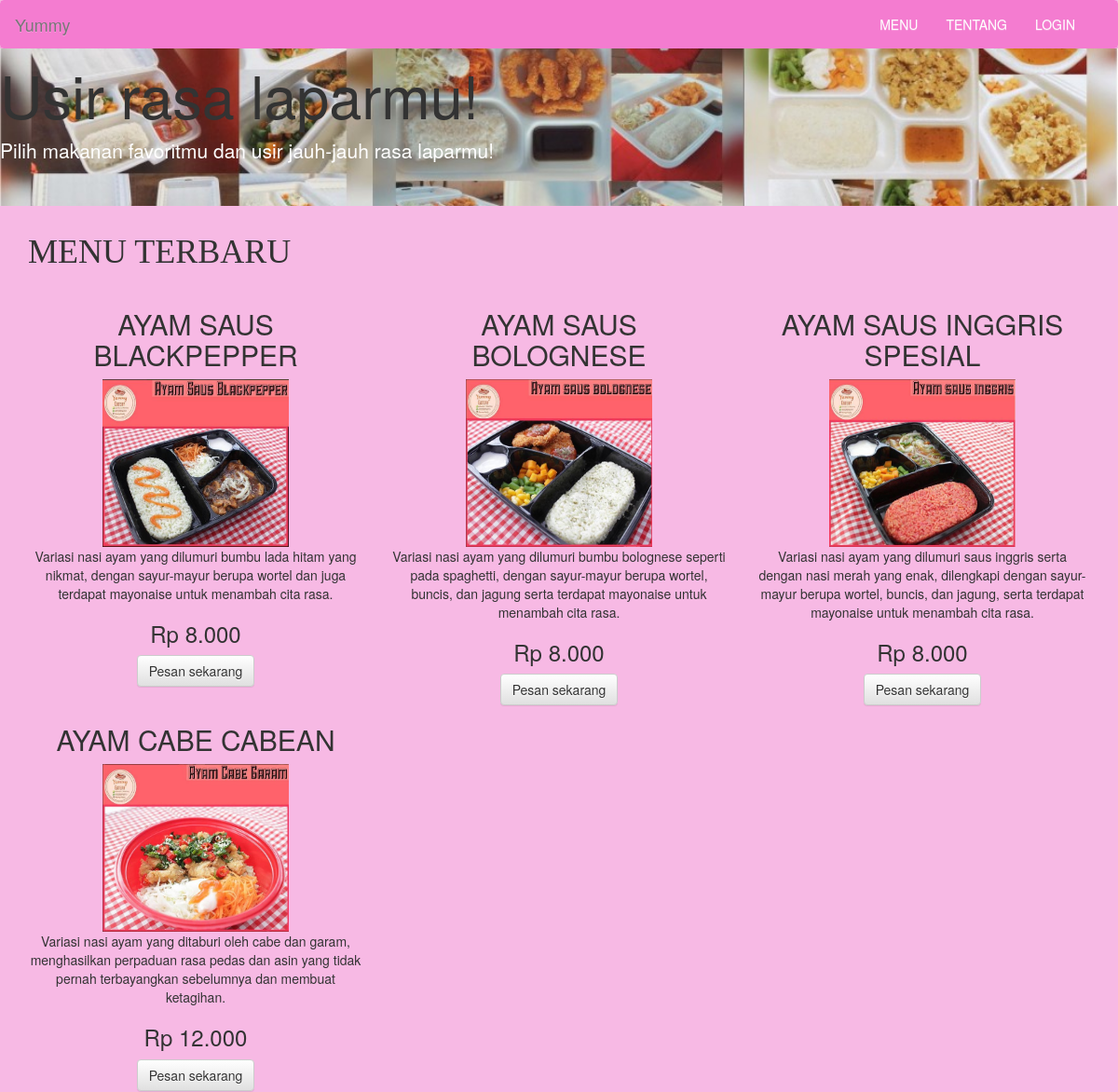
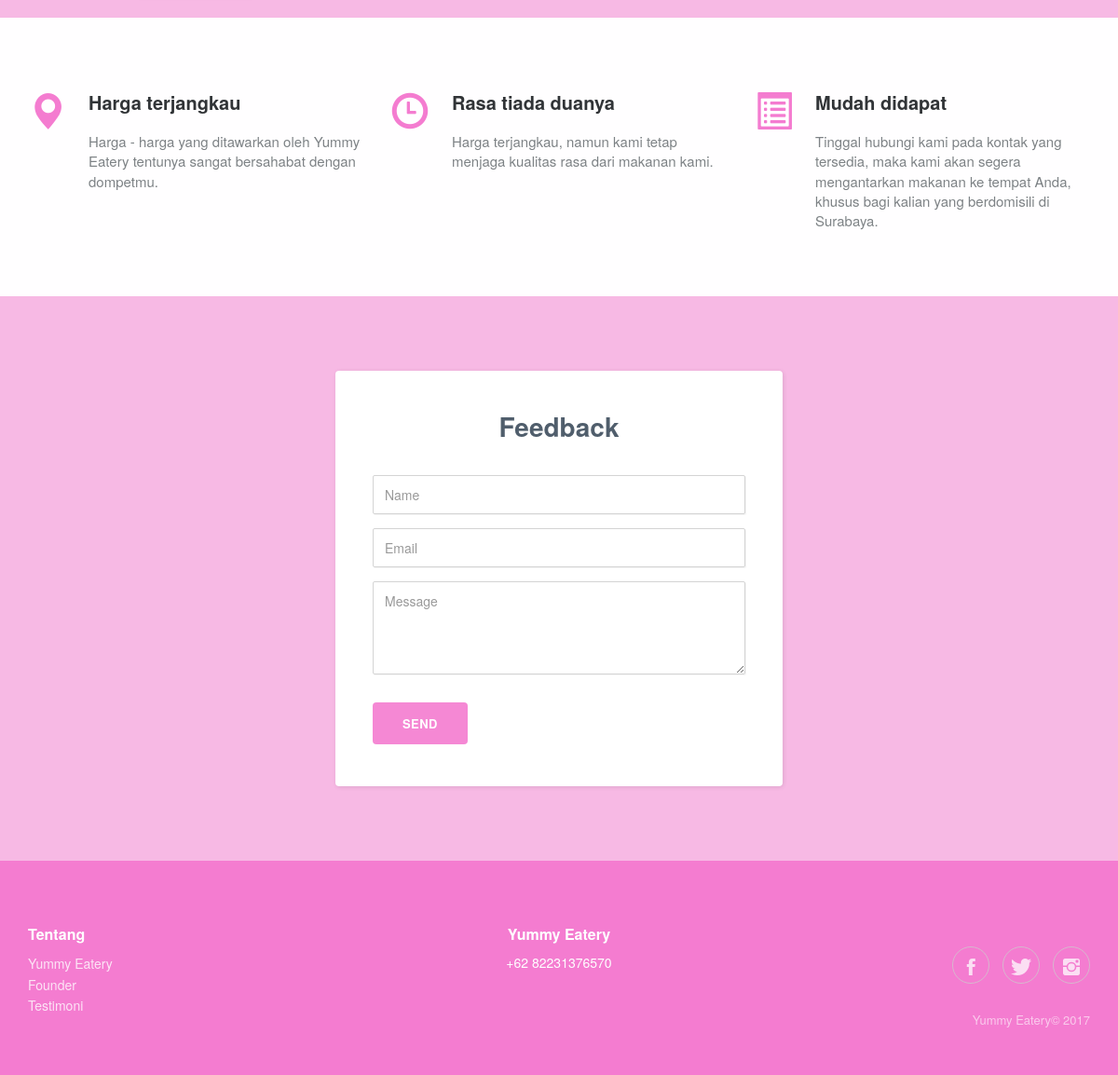
The page / on the database its author committed (2 pictures, top to bottom).
### tables this page shows
CREATE TABLE `menu` (
  `id_menu` varchar(255) NOT NULL,
  `nama_menu` varchar(255) NOT NULL,
  `gambar` varchar(255) NOT NULL,
  `deskripsi` varchar(255) NOT NULL,
  `harga` int(11) NOT NULL,
  `timestamp` varchar(50) NOT NULL
);

### application/controllers/MyController.php (called while the page is built, shortened)
<?php
class MyController extends CI_Controller {
	public function __construct() {
		$this->load->model('My_Model');
		$this->load->helper(array('form', 'url'));
        $this->load->library('email');
	}
	function index() {
		$data = $this-> My_Model -> GetYummyEatery();
		$this ->load->view('yummy', array('data' => $data));
	}
}
?>

### index.php (called while the page is built, shortened)
<?php
require_once BASEPATH.'core/CodeIgniter.php';

### application/models/My_Model.php (called while the page is built, shortened)
<?php
class My_model extends CI_Model {
	public function GetYummyEatery($where=""){
		$data = $this->db->query('SELECT * FROM menu '.$where);
		return $data->result_array();
	}
}

### application/views/yummy.php (the view, shortened to what this page needs)
<!DOCTYPE html>
<html>
<head>
    <link rel="stylesheet" type="text/css" href="<?php echo base_url();?>assets/bootstrap/css/bootstrap.min.css">
    <link rel="stylesheet" type="text/css" href="<?php echo base_url();?>assets/fonts/ionicons.min.css">
    <link rel="stylesheet" type="text/css" href="<?php echo base_url();?>assets/css/FeaturesYummy.css">
    <link rel="stylesheet" type="text/css" href="<?php echo base_url();?>assets/css/FooterYummy.css">
    <link rel="stylesheet" type="text/css" href="<?php echo base_url();?>assets/css/stylesYummy.css">
    <link rel="stylesheet" type="text/css" href="<?php echo base_url();?>assets/css/Contact-FormYummy.css">
</head>
<body>
    <nav class="navbar navbar-default">
        <div class="container-fluid">
            <div class="navbar-header"><a class="navbar-brand navbar-link" href="<?php echo base_url().'admin'?>">Yummy </a>
            </div>
            <div class="collapse navbar-collapse" id="navcol-1">
                <ul class="nav navbar-nav">
                    <li role="presentation"><a href="<?php echo base_url();?>home">MENU</a></li>
                    <li role="presentation"><a href="<?php echo base_url();?>mycontroller/yummyabout">TENTANG</a></li>
                    <?php if($this->session->userdata('username')) { ?>
                    <li class="nav-item">
                    <a class="nav-link" href="<?php echo site_url('user/index') ?>">Hi! <?=$this->session->userdata('username')?></a>
                    </li>
                    <li class="nav-item"><a class="nav-link" href="<?php echo site_url('login_user/logout') ?>">Logout</a></li>
                    <?php } else { ?>
                    <li class="nav-item">
                      <a class="nav-link" href="<?php echo site_url('login_user/index') ?>">LOGIN</a>
                    </li>
                    <?php } ?>
                </ul>
            </div>
        </div>
    </nav>
    <div class="jumbotron" style="background-image: url('<?php echo base_url();?>assets/img/jumbotron-yummy.jpg')">
        <h1 class="h1jumbo">Usir rasa laparmu!</h1>
        <p class="pjumbo">Pilih makanan favoritmu dan usir jauh-jauh rasa laparmu!</p>
    </div>
    <h1 class="headmenu">MENU TERBARU</h1>
    <div>
        <div class="container">
            <div class="row">
                <?php foreach ($data as $d) {?>
                <div class="col-md-4">
                    <h2 class="namamenu"><?php echo $d['nama_menu'];?></h2>
                    <img class="img menu" style="width:200px; height:180px" src="<?php echo base_url()."gambar/".$d['gambar'] ?>">
                    <p class="paramenu"><?php echo $d['deskripsi'];?></p>
                    <h3 class="headharga"><?php echo "Rp ".number_format($d['harga'], 0, "," , ".") ?></h3>
                    <div class="btnpesan">
                        <a href="<?php echo base_url().'MyController/yummypesan/'.$d['id_menu']; ?>">
                          <button class="btn btn-default" type="button">Pesan sekarang</button>
                        </a>
                    </div>
                </div>
                <?php }?>
            </div>
        </div>
    </div>
    <div class="features-clean">
        <div class="container">
            <div class="row features">
                <div class="col-md-4 col-sm-6 item"><i class="glyphicon glyphicon-map-marker icon"></i>
                    <h3 class="name">Harga terjangkau</h3>
                    <p class="description">Harga - harga yang ditawarkan oleh Yummy Eatery tentunya sangat bersahabat dengan dompetmu.</p>
                </div>
                <div class="col-md-4 col-sm-6 item"><i class="glyphicon glyphicon-time icon"></i>
                    <h3 class="name">Rasa tiada duanya</h3>
                    <p class="description">Harga terjangkau, namun kami tetap menjaga kualitas rasa dari makanan kami.</p>
                </div>
                <div class="col-md-4 col-sm-6 item"><i class="glyphicon glyphicon-list-alt icon"></i>
                    <h3 class="name">Mudah didapat</h3>
                    <p class="description">Tinggal hubungi kami pada kontak yang tersedia, maka kami akan segera mengantarkan makanan ke tempat Anda, khusus bagi kalian yang berdomisili di Surabaya.</p>
                </div>
            </div>
        </div>
    </div>
    <div class="contact-clean">
        <form action="<?php echo base_url().'MyController/insert_feedback' ?>" method="post">
            <h2 class="text-center">Feedback </h2>
            <div class="form-group has-success has-feedback">
                <input class="form-control" type="text" name="nama" placeholder="Name">
            </div>
            <div class="form-group has-error has-feedback">
                <input class="form-control" type="email" name="email" placeholder="Email">
            </div>
            <div class="form-group">
                <textarea class="form-control" rows="14" name="pesan" placeholder="Message"></textarea>
            </div>
            <div class="form-group">
                <input class="btn btn-primary" type="submit" value="send">
            </div>
        </form>
    </div>
    <div class="footer-clean">
        <footer>
            <div class="container">
                <div class="row">
                    <div class="col-md-3 col-sm-4 item">
                        <h3 class="footabout">Tentang </h3>
                        <ul>
                           <li><a href="<?php echo base_url();?>mycontroller/yummyabout">Yummy Eatery</a></li>
                            <li><a href="<?php echo base_url();?>mycontroller/yummytim">Founder</a></li>
                            <li><a href="<?php echo base_url();?>mycontroller/yummytestim">Testimoni</a></li>
                        </ul>
                    </div>
                    <div class="col-md-6 yummy contact">
                        <h3 class="yummy-footer-h3">Yummy Eatery</h3>
                        <p class="footer parakontak">+62 82231376570</p>
                    </div>
                    <div class="col-md-3 col-md-offset-0 item social">
                        <a href="#"><i class="icon ion-social-facebook"></i></a>
                        <a href="#"><i class="icon ion-social-twitter"></i></a>
                        <a href="https://www.instagram.com/yummyeatery.sby/" target="_blank"><i class="icon ion-social-instagram"></i></a>
                        <p class="copyright">Yummy Eatery© 2017</p>
                    </div>
                </div>
            </div>
        </footer>
    </div>
</body>
</html>

### assets/css/FeaturesYummy.css (style rules this page uses)
.features-clean p { color:#7d8285; }
.features-clean .item { min-height:100px; padding-left:80px; margin-bottom:40px; }
.features-clean .item .name { font-size:20px; font-weight:bold; margin-top:0; margin-bottom:20px; color:inherit; }
.features-clean .item .description { font-size:15px; margin-bottom:0; }
.features-clean .item .icon { font-size:40px; float:left; margin-left:-65px; color:#f47cd0; }
.footer.parakontak { text-align:center; }

### assets/css/FooterYummy.css (style rules this page uses)
.footer-clean h3 { margin-top:0; margin-bottom:12px; font-weight:bold; font-size:16px; }
.footer-clean ul { padding:0; list-style:none; line-height:1.6; font-size:14px; margin-bottom:0; }
.footer-clean ul a { color:inherit; text-decoration:none; opacity:0.8; }
.footer-clean .item.social { text-align:right; }
.footer-clean .item.social > a { font-size:24px; width:40px; height:40px; line-height:40px; display:inline-block; text-align:center; border-radius:50%; border:1px solid #ccc; margin-left:10px; margin-top:22px; color:inherit; opacity:0.75; }
.footer-clean .copyright { margin-top:30px; margin-bottom:0; font-size:13px; opacity:0.6; }
.yummy-footer-h3 { text-align: center; }

### assets/css/stylesYummy.css (style rules this page uses)
@media (min-width:768px) { .navbar-nav { float:right; margin:0; } }
.navbar { position:static; min-height:50px; margin-bottom:0px; border:1px solid transparent; }
.jumbotron { background-position: center center; background-size: cover; padding-top:0px; padding-bottom:30px; margin-bottom:30px; color:inherit; background-color:#eee; }
.img.menu { vertical-align:middle; margin:auto; display:block; }
.container { padding-right:15px; padding-left:15px; margin-top:20px; margin-right:auto; margin-left:auto; }
.h2, h2 { font-size:30px; text-align:center; }
.paramenu { text-align:center; }
.headharga { text-align:center; }
.headmenu { margin-left:30px; font-family: Consolas; }
.container-fluid { padding-right:15px; padding-left:15px; margin-right:auto; margin-left:auto; background-color:#f47cd0; }
body { font-family:"Helvetica Neue",Helvetica,Arial,sans-serif; font-size:14px; line-height:1.42857143; color:#333; background-color:#f7b9e4; }
.navbar-default { background-color:#f8f8f8; border-color:#f47cd0; }
.navbar-default .navbar-nav > li > a { color:#fefefe; }
.footer-clean { padding:50px 0; background-color:#f47cd0; color:#feffff; }
.features-clean { color:#313437; background-color:#fffeff; padding-bottom:30px; }
.h1jumbo { margin-top:0px; padding-top:15px; color: white; }
.pjumbo { color: white; }
.btnpesan { text-align:center; }

### assets/css/Contact-FormYummy.css (style rules this page uses)
.contact-clean { background:#f7b9e4; padding:80px 0; }
.contact-clean form { max-width:480px; width:90%; margin:0 auto; background-color:#ffffff; padding:40px; border-radius:4px; color:#505e6c; box-shadow:1px 1px 5px rgba(0,0,0,0.1); }
.contact-clean h2 { margin-top:5px; font-weight:bold; font-size:28px; margin-bottom:36px; color:inherit; }
.contact-clean .form-group:last-child { margin-bottom:5px; }
.contact-clean form .form-control { background:#fff; border:1px solid #d4d4d4; border-radius:2px; box-shadow:1px 1px 1px rgba(0,0,0,0.05); outline:none; color:inherit; padding-left:12px; height:42px; }
.contact-clean form textarea.form-control { min-height:100px; max-height:260px; padding-top:10px; resize:vertical; }
.contact-clean form .btn { padding:16px 32px; border:none; background:none; box-shadow:none; text-shadow:none; opacity:0.9; text-transform:uppercase; font-weight:bold; font-size:13px; letter-spacing:0.4px; line-height:1; outline:none !important; }
.contact-clean form .btn-primary { background-color:#f47cd0; margin-top:15px; color:#fff; }

### rows shown on the page
menu: nama_menu "AYAM SAUS BLACKPEPPER", gambar (picture), deskripsi "Variasi nasi ayam yang dilumuri bumbu lada hitam yang nikmat, dengan sayur-mayur berupa wortel dan juga terdapat mayonaise untuk menambah cita rasa.", harga "8.000"
menu: nama_menu "AYAM SAUS BOLOGNESE", gambar (picture), deskripsi "Variasi nasi ayam yang dilumuri bumbu bolognese seperti pada spaghetti, dengan sayur-mayur berupa wortel, buncis, dan jagung serta terdapat mayonaise untuk menambah cita rasa.", harga "8.000"
menu: nama_menu "AYAM SAUS INGGRIS SPESIAL", gambar (picture), deskripsi "Variasi nasi ayam yang dilumuri saus inggris serta dengan nasi merah yang enak, dilengkapi dengan sayur-mayur berupa wortel, buncis, dan jagung, serta terdapat mayonaise untuk menambah cita rasa.", harga "8.000"
menu: nama_menu "AYAM CABE CABEAN", gambar (picture), deskripsi "Variasi nasi ayam yang ditaburi oleh cabe dan garam, menghasilkan perpaduan rasa pedas dan asin yang tidak pernah terbayangkan sebelumnya dan membuat ketagihan.", harga "12.000"
